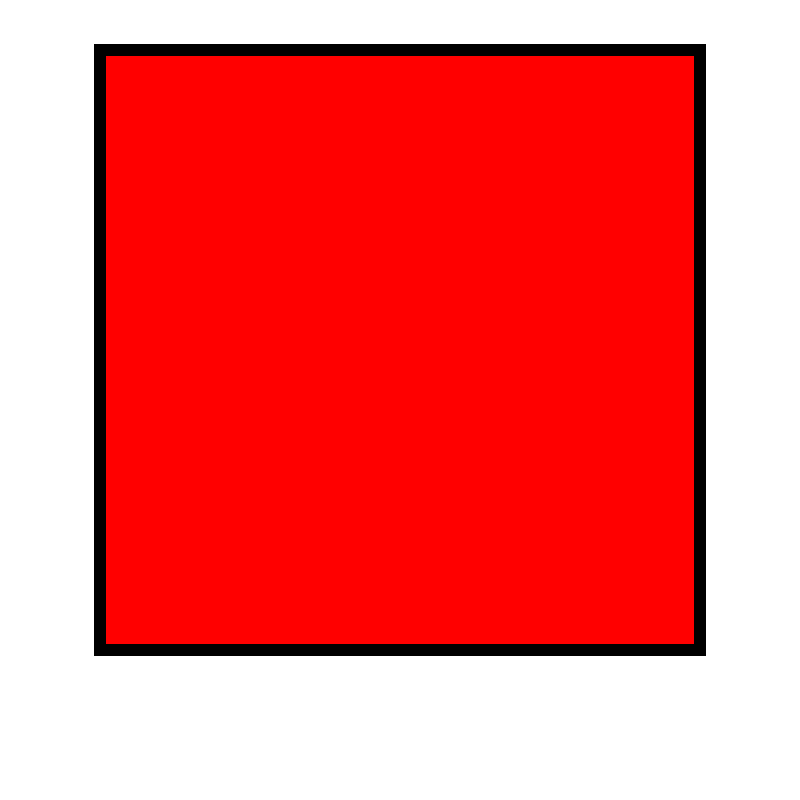
Frame 1 (no input)
Frame 60 (no input): identical to frame 1, image omitted
Frame 120 (the mouse pressed at the canvas centre since frame 60): identical to frame 1, image omitted

The p5.js sketch that drew this single still picture (run headless with seeded random() and noise() and a simulated clock; from frame 60 on, the mouse is pressed at the canvas centre):

// p5.js sketch
// ── sketch.js
function setup()
{
	//create a large square canvas
	createCanvas(800, 800);
}

function draw()
{

	//set the fill colour to red
	fill(255, 0, 0);

	//set a thick stroke weight for the black lines
	strokeWeight(12);

	//draw the red rectangle 
	rect(100, 50, 600, 600);



}
